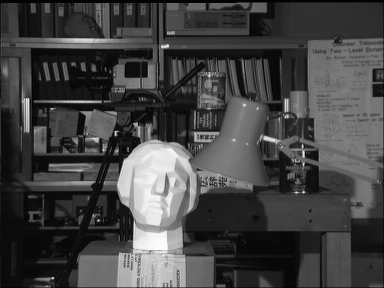
//> input picture scene_l.bmp, 384 x 288 px
$ ./image_segmentation scene_l.bmp scene_r.bmp   (built with g++ and OpenCV 4, older OpenCV classes emulated)
//> lines starting //> are read from the running program, lines starting //| are printed output that depends on the picture
#include <opencv2/core/core.hpp>
#include <opencv2/highgui/highgui.hpp>
#include <opencv2/imgproc/imgproc.hpp>
#include <opencv2/features2d/features2d.hpp>
#include <opencv2/calib3d/calib3d.hpp>
#include "opencv2/legacy/legacy.hpp"
#include <iostream>
#include <vector>
#include <stdio.h>

using namespace cv;
using namespace std;

namespace cv
{
    struct ImageFeatures
    {
        vector<KeyPoint> keypoints;
        Mat descriptors;
    };

    struct MatchesInfo
    {
        vector<DMatch> matches;
        vector<DMatch> good_matches;
        Mat H;
    };
}

// segment image src into m*n region of interests.
void imageSegment(Mat& src_img, int m, int n, vector<Mat>& ceil_img)
{
    int height = src_img.rows;
    int width  = src_img.cols;

    int ceil_height = height/m;
    int ceil_width  = width/n;

    Mat roi_img;
    for(int i = 0; i < m; i++)
    {
        for(int j = 0; j < n; j++)
        {
            Rect rect(j*ceil_width, i*ceil_height, ceil_width, ceil_height);
            //src_img(rect).copyTo(roi_img);
            roi_img = src_img(rect).clone();
            ceil_img.push_back(roi_img);
        }
    }
}


void orbFeatExtract(Mat& img, ImageFeatures& features, Mat& featImg)
{
    // Detect the keypoints using ORB Detector
    int inums = 200;
    OrbFeatureDetector detector(inums);
    detector.detect(img, features.keypoints);
    drawKeypoints(img, features.keypoints, featImg, Scalar::all(255), DrawMatchesFlags::DRAW_RICH_KEYPOINTS);

    // Calculate descriptors (feature vectors)
    OrbDescriptorExtractor extractor;
    extractor.compute(img, features.keypoints, features.descriptors);
}


void bfMatcher(ImageFeatures& feat1, ImageFeatures& feat2, MatchesInfo& pairwise_matches)
{
    BruteForceMatcher< L2<float> > matcher;
    matcher.match(feat1.descriptors, feat2.descriptors, pairwise_matches.matches);

    double max_dist = 0, min_dist = 100;

    //-- Quick calculation of max and min distances between keypoints
    for( int i = 0; i < feat1.descriptors.rows; i++ )
    {
        double dist = pairwise_matches.matches[i].distance;
        if( dist < min_dist ) min_dist = dist;
        if( dist > max_dist ) max_dist = dist;

        if( dist < 3 * min_dist )
            pairwise_matches.good_matches.push_back( pairwise_matches.matches[i]);
    }

    printf("-- Max dist : %f \n", max_dist );
    printf("-- Min dist : %f \n", min_dist );

    //-- Localize the object from img_1 in img_2
    vector<Point2f> obj, scene;

    for( int i = 0; i < pairwise_matches.good_matches.size(); i++ )
    {
      //-- Get the keypoints from the good matches
      obj.push_back( feat1.keypoints[ pairwise_matches.good_matches[i].queryIdx ].pt );
      scene.push_back( feat2.keypoints[ pairwise_matches.good_matches[i].trainIdx ].pt );
    }

    pairwise_matches.H = findHomography( obj, scene, CV_RANSAC );
}


int main (int argc, char **argv)
{
    if(argc < 3)
    {
        cout << "Please input two image!\n";
        cout << "Input such as: <app> <img1.jpg> <img2.jpg>\n";
        return -1;
    }

    int m = 2, n= 2;

    Mat image1 = imread(argv[1], 1);
//> image1 is the input picture: 288 rows x 384 cols, CV_8UC3; min 0, max 252, mean 67.6
    Mat image2 = imread(argv[2], 1);
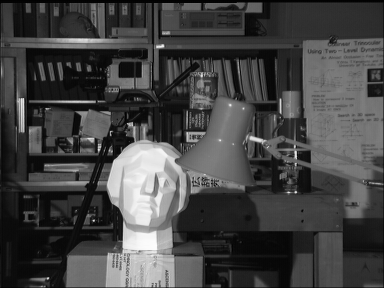
//> input picture scene_r.bmp, 384 x 288 px
//> image2 is the input picture: 288 rows x 384 cols, CV_8UC3; min 0, max 253, mean 68
    vector<Mat> roi_img1, roi_img2;

    imshow("origin #1", image1);
    imshow("origin #2", image2);

    imageSegment(image1, m, n, roi_img1);
    imageSegment(image2, m, n, roi_img2);
//> call 2 of imageSegment, with m = 2, n = 2
//> after the loop in imageSegment (call 2), `for(int i = 0; i < m; i++)`:
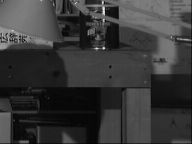
//> roi_img: 144 rows x 192 cols, CV_8UC3; min 2, max 229, mean 56.1
//> after the loop in imageSegment (call 2), `for(int i = 0; i < m; i++)`:
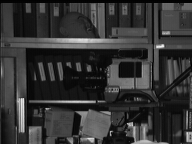
//> ceil_img[0]: 144 rows x 192 cols, CV_8UC3; min 0, max 237, mean 51.8
//> after the loop in imageSegment (call 2), `for(int i = 0; i < m; i++)`:
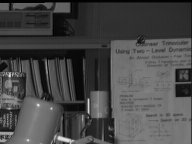
//> ceil_img[1]: 144 rows x 192 cols, CV_8UC3; min 0, max 234, mean 71.8
//> after the loop in imageSegment (call 2), `for(int i = 0; i < m; i++)`:
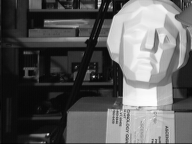
//> ceil_img[2]: 144 rows x 192 cols, CV_8UC3; min 0, max 253, mean 92.4

// [11 lines of commented-out code are left out]
    vector<ImageFeatures> features1(m*n);
    vector<ImageFeatures> features2(m*n);
    vector<Mat> featImage1(m*n);
    vector<Mat> featImage2(m*n);
    for(int i=0; i < m*n; i++)
    {
        orbFeatExtract(roi_img1[i], features1[i], featImage1[i]);
        orbFeatExtract(roi_img2[i], features2[i], featImage2[i]);
    }
//> this loop made 4 passes
//> pass 1, in orbFeatExtract (call 2), `drawKeypoints(img, features.keypoints, featImg, Scalar::all(255), Draw..`:
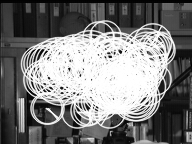
//> featImg: 144 rows x 192 cols, CV_8UC3; min 0, max 255, mean 124.4

    imshow("featImg #10", featImage1[0]);
    imshow("featImg #11", featImage1[1]);
    imshow("featImg #12", featImage1[2]);
    imshow("featImg #13", featImage1[3]);

    imshow("featImg #20", featImage2[0]);
    imshow("featImg #21", featImage2[1]);
    imshow("featImg #22", featImage2[2]);
    imshow("featImg #23", featImage2[3]);


    vector<MatchesInfo> pairwish_matches(m*n);
    vector<Mat> img_matches(m*n);
    vector<Mat> good_matches(m*n);
    for(int i=0; i < m*n; i++)
    {
        //flannMatcher(features1[i], features2[i], pairwish_matches[i]);
        bfMatcher(features1[i], features2[i], pairwish_matches[i]);

        drawMatches(roi_img1[i], features1[i].keypoints, roi_img2[i], features2[i].keypoints,
                    pairwish_matches[i].matches, img_matches[i]);

        // only draw good matches.
        drawMatches(roi_img1[i], features1[i].keypoints, roi_img2[i], features2[i].keypoints,
                    pairwish_matches[i].good_matches, good_matches[i], Scalar::all(-1), Scalar::all(-1),
                    vector<char>(), DrawMatchesFlags::NOT_DRAW_SINGLE_POINTS );
    }

    imshow("matchImg #0", img_matches[0]);
    imshow("matchImg #1", img_matches[1]);
    imshow("matchImg #2", img_matches[2]);
    imshow("matchImg #3", img_matches[3]);

    imshow("goodMatch #0", good_matches[0]);
    imshow("goodMatch #1", good_matches[1]);
    imshow("goodMatch #2", good_matches[2]);
    imshow("goodMatch #3", good_matches[3]);
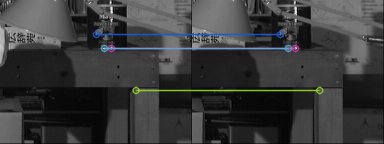
//> window 'goodMatch #3': 144 rows x 384 cols, CV_8UC3; mean B, G, R 58.8, 58.6, 57.8

    waitKey(0);
    return 0;
}
